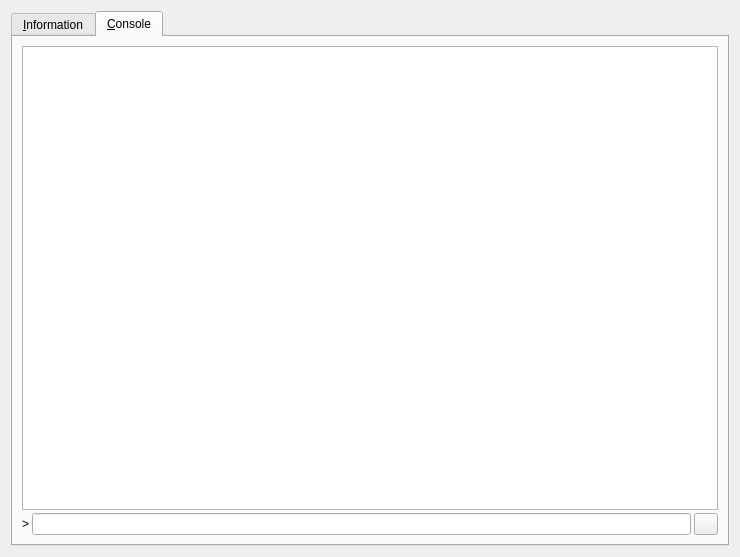
<?xml version="1.0" encoding="UTF-8"?>
<ui version="4.0">
 <class>RPCConsole</class>
 <widget class="QDialog" name="RPCConsole">
  <property name="geometry">
   <rect>
    <x>0</x>
    <y>0</y>
    <width>740</width>
    <height>557</height>
   </rect>
  </property>
  <property name="windowTitle">
   <string>Fibre - Debug window</string>
  </property>
  <property name="styleSheet">
   <string notr="true"/>
  </property>
  <layout class="QVBoxLayout" name="verticalLayout_2">
   <item>
    <widget class="QTabWidget" name="tabWidget">
     <property name="currentIndex">
      <number>1</number>
     </property>
     <widget class="QWidget" name="tab_info">
      <attribute name="title">
       <string>&amp;Information</string>
      </attribute>
      <layout class="QGridLayout" name="gridLayout" columnstretch="0,1,0,0">
       <property name="horizontalSpacing">
        <number>12</number>
       </property>
       <item row="12" column="0">
        <widget class="QLabel" name="label_2">
         <property name="text">
          <string>Last block time</string>
         </property>
        </widget>
       </item>
       <item row="9" column="0">
        <widget class="QLabel" name="label_10">
         <property name="font">
          <font>
           <weight>50</weight>
           <bold>false</bold>
          </font>
         </property>
         <property name="text">
          <string>Block chain</string>
         </property>
        </widget>
       </item>
       <item row="8" column="1">
        <widget class="QCheckBox" name="isTestNet">
         <property name="enabled">
          <bool>false</bool>
         </property>
         <property name="text">
          <string/>
         </property>
        </widget>
       </item>
       <item row="11" column="1">
        <widget class="QLabel" name="totalBlocks">
         <property name="cursor">
          <cursorShape>IBeamCursor</cursorShape>
         </property>
         <property name="text">
          <string>N/A</string>
         </property>
         <property name="textFormat">
          <enum>Qt::PlainText</enum>
         </property>
         <property name="textInteractionFlags">
          <set>Qt::LinksAccessibleByMouse|Qt::TextSelectableByKeyboard|Qt::TextSelectableByMouse</set>
         </property>
        </widget>
       </item>
       <item row="10" column="0">
        <widget class="QLabel" name="label_3">
         <property name="text">
          <string>Current number of blocks</string>
         </property>
        </widget>
       </item>
       <item row="7" column="1">
        <widget class="QLabel" name="numberOfConnections">
         <property name="cursor">
          <cursorShape>IBeamCursor</cursorShape>
         </property>
         <property name="text">
          <string>N/A</string>
         </property>
         <property name="textFormat">
          <enum>Qt::PlainText</enum>
         </property>
         <property name="textInteractionFlags">
          <set>Qt::LinksAccessibleByMouse|Qt::TextSelectableByKeyboard|Qt::TextSelectableByMouse</set>
         </property>
        </widget>
       </item>
       <item row="7" column="0">
        <widget class="QLabel" name="label_7">
         <property name="text">
          <string>Number of connections</string>
         </property>
        </widget>
       </item>
       <item row="10" column="1">
        <widget class="QLabel" name="numberOfBlocks">
         <property name="cursor">
          <cursorShape>IBeamCursor</cursorShape>
         </property>
         <property name="text">
          <string>N/A</string>
         </property>
         <property name="textFormat">
          <enum>Qt::PlainText</enum>
         </property>
         <property name="textInteractionFlags">
          <set>Qt::LinksAccessibleByMouse|Qt::TextSelectableByKeyboard|Qt::TextSelectableByMouse</set>
         </property>
        </widget>
       </item>
       <item row="8" column="0">
        <widget class="QLabel" name="label_8">
         <property name="text">
          <string>On testnet</string>
         </property>
        </widget>
       </item>
       <item row="11" column="0">
        <widget class="QLabel" name="label_4">
         <property name="text">
          <string>Estimated total blocks</string>
         </property>
        </widget>
       </item>
       <item row="4" column="2">
        <spacer name="horizontalSpacer">
         <property name="orientation">
          <enum>Qt::Horizontal</enum>
         </property>
         <property name="sizeHint" stdset="0">
          <size>
           <width>40</width>
           <height>20</height>
          </size>
         </property>
        </spacer>
       </item>
       <item row="1" column="2">
        <spacer name="horizontalSpacer_2">
         <property name="orientation">
          <enum>Qt::Horizontal</enum>
         </property>
         <property name="sizeHint" stdset="0">
          <size>
           <width>40</width>
           <height>20</height>
          </size>
         </property>
        </spacer>
       </item>
       <item row="2" column="2">
        <spacer name="horizontalSpacer_3">
         <property name="orientation">
          <enum>Qt::Horizontal</enum>
         </property>
         <property name="sizeHint" stdset="0">
          <size>
           <width>40</width>
           <height>20</height>
          </size>
         </property>
        </spacer>
       </item>
       <item row="3" column="2">
        <spacer name="horizontalSpacer_4">
         <property name="orientation">
          <enum>Qt::Horizontal</enum>
         </property>
         <property name="sizeHint" stdset="0">
          <size>
           <width>40</width>
           <height>20</height>
          </size>
         </property>
        </spacer>
       </item>
       <item row="4" column="0">
        <widget class="QLabel" name="label_12">
         <property name="text">
          <string>Build date</string>
         </property>
        </widget>
       </item>
       <item row="3" column="1">
        <widget class="QLabel" name="openSSLVersion">
         <property name="cursor">
          <cursorShape>IBeamCursor</cursorShape>
         </property>
         <property name="text">
          <string>N/A</string>
         </property>
         <property name="textFormat">
          <enum>Qt::PlainText</enum>
         </property>
         <property name="textInteractionFlags">
          <set>Qt::LinksAccessibleByMouse|Qt::TextSelectableByKeyboard|Qt::TextSelectableByMouse</set>
         </property>
        </widget>
       </item>
       <item row="0" column="0">
        <widget class="QLabel" name="label_9">
         <property name="font">
          <font>
           <weight>50</weight>
           <bold>false</bold>
          </font>
         </property>
         <property name="text">
          <string>Fibre Core</string>
         </property>
        </widget>
       </item>
       <item row="2" column="0">
        <widget class="QLabel" name="label_6">
         <property name="text">
          <string>Client version</string>
         </property>
        </widget>
       </item>
       <item row="1" column="0">
        <widget class="QLabel" name="label_5">
         <property name="text">
          <string>Client name</string>
         </property>
        </widget>
       </item>
       <item row="3" column="0">
        <widget class="QLabel" name="label_14">
         <property name="text">
          <string>Using OpenSSL version</string>
         </property>
         <property name="indent">
          <number>10</number>
         </property>
        </widget>
       </item>
       <item row="2" column="1">
        <widget class="QLabel" name="clientVersion">
         <property name="cursor">
          <cursorShape>IBeamCursor</cursorShape>
         </property>
         <property name="text">
          <string>N/A</string>
         </property>
         <property name="textFormat">
          <enum>Qt::PlainText</enum>
         </property>
         <property name="textInteractionFlags">
          <set>Qt::LinksAccessibleByMouse|Qt::TextSelectableByKeyboard|Qt::TextSelectableByMouse</set>
         </property>
        </widget>
       </item>
       <item row="1" column="1">
        <widget class="QLabel" name="clientName">
         <property name="cursor">
          <cursorShape>IBeamCursor</cursorShape>
         </property>
         <property name="text">
          <string>N/A</string>
         </property>
         <property name="textFormat">
          <enum>Qt::PlainText</enum>
         </property>
         <property name="textInteractionFlags">
          <set>Qt::LinksAccessibleByMouse|Qt::TextSelectableByKeyboard|Qt::TextSelectableByMouse</set>
         </property>
        </widget>
       </item>
       <item row="4" column="1">
        <widget class="QLabel" name="buildDate">
         <property name="cursor">
          <cursorShape>IBeamCursor</cursorShape>
         </property>
         <property name="text">
          <string>N/A</string>
         </property>
         <property name="textFormat">
          <enum>Qt::PlainText</enum>
         </property>
         <property name="textInteractionFlags">
          <set>Qt::LinksAccessibleByMouse|Qt::TextSelectableByKeyboard|Qt::TextSelectableByMouse</set>
         </property>
        </widget>
       </item>
       <item row="5" column="0">
        <widget class="QLabel" name="label_13">
         <property name="text">
          <string>Startup time</string>
         </property>
        </widget>
       </item>
       <item row="5" column="1">
        <widget class="QLabel" name="startupTime">
         <property name="cursor">
          <cursorShape>IBeamCursor</cursorShape>
         </property>
         <property name="text">
          <string>N/A</string>
         </property>
         <property name="textFormat">
          <enum>Qt::PlainText</enum>
         </property>
         <property name="textInteractionFlags">
          <set>Qt::LinksAccessibleByMouse|Qt::TextSelectableByKeyboard|Qt::TextSelectableByMouse</set>
         </property>
        </widget>
       </item>
       <item row="6" column="0">
        <widget class="QLabel" name="label_11">
         <property name="font">
          <font>
           <weight>50</weight>
           <bold>false</bold>
          </font>
         </property>
         <property name="text">
          <string>Network</string>
         </property>
        </widget>
       </item>
       <item row="6" column="2">
        <spacer name="horizontalSpacer_6">
         <property name="orientation">
          <enum>Qt::Horizontal</enum>
         </property>
         <property name="sizeHint" stdset="0">
          <size>
           <width>40</width>
           <height>20</height>
          </size>
         </property>
        </spacer>
       </item>
       <item row="5" column="2">
        <spacer name="horizontalSpacer_5">
         <property name="orientation">
          <enum>Qt::Horizontal</enum>
         </property>
         <property name="sizeHint" stdset="0">
          <size>
           <width>40</width>
           <height>20</height>
          </size>
         </property>
        </spacer>
       </item>
       <item row="12" column="1">
        <widget class="QLabel" name="lastBlockTime">
         <property name="cursor">
          <cursorShape>IBeamCursor</cursorShape>
         </property>
         <property name="text">
          <string>N/A</string>
         </property>
         <property name="textFormat">
          <enum>Qt::PlainText</enum>
         </property>
         <property name="textInteractionFlags">
          <set>Qt::LinksAccessibleByMouse|Qt::TextSelectableByKeyboard|Qt::TextSelectableByMouse</set>
         </property>
        </widget>
       </item>
       <item row="13" column="0">
        <spacer name="verticalSpacer_2">
         <property name="orientation">
          <enum>Qt::Vertical</enum>
         </property>
         <property name="sizeHint" stdset="0">
          <size>
           <width>20</width>
           <height>20</height>
          </size>
         </property>
        </spacer>
       </item>
       <item row="14" column="0">
        <widget class="QLabel" name="labelDebugLogfile">
         <property name="font">
          <font>
           <weight>50</weight>
           <bold>false</bold>
          </font>
         </property>
         <property name="text">
          <string>Debug log file</string>
         </property>
        </widget>
       </item>
       <item row="15" column="0">
        <widget class="QPushButton" name="openDebugLogfileButton">
         <property name="toolTip">
          <string>Open the Fibre debug log file from the current data directory. This can take a few seconds for large log files.</string>
         </property>
         <property name="text">
          <string>&amp;Open</string>
         </property>
         <property name="autoDefault">
          <bool>false</bool>
         </property>
        </widget>
       </item>
       <item row="16" column="0">
        <widget class="QLabel" name="labelCLOptions">
         <property name="font">
          <font>
           <weight>50</weight>
           <bold>false</bold>
          </font>
         </property>
         <property name="text">
          <string>Command-line options</string>
         </property>
        </widget>
       </item>
       <item row="17" column="0">
        <widget class="QPushButton" name="showCLOptionsButton">
         <property name="toolTip">
          <string>Show the Fibre-Qt help message to get a list with possible Fibre command-line options.</string>
         </property>
         <property name="text">
          <string>&amp;Show</string>
         </property>
         <property name="autoDefault">
          <bool>false</bool>
         </property>
        </widget>
       </item>
       <item row="18" column="0">
        <spacer name="verticalSpacer">
         <property name="orientation">
          <enum>Qt::Vertical</enum>
         </property>
         <property name="sizeHint" stdset="0">
          <size>
           <width>20</width>
           <height>40</height>
          </size>
         </property>
        </spacer>
       </item>
       <item row="8" column="2">
        <spacer name="horizontalSpacer_8">
         <property name="orientation">
          <enum>Qt::Horizontal</enum>
         </property>
         <property name="sizeHint" stdset="0">
          <size>
           <width>40</width>
           <height>20</height>
          </size>
         </property>
        </spacer>
       </item>
       <item row="7" column="2">
        <spacer name="horizontalSpacer_7">
         <property name="orientation">
          <enum>Qt::Horizontal</enum>
         </property>
         <property name="sizeHint" stdset="0">
          <size>
           <width>40</width>
           <height>20</height>
          </size>
         </property>
        </spacer>
       </item>
       <item row="9" column="2">
        <spacer name="horizontalSpacer_9">
         <property name="orientation">
          <enum>Qt::Horizontal</enum>
         </property>
         <property name="sizeHint" stdset="0">
          <size>
           <width>40</width>
           <height>20</height>
          </size>
         </property>
        </spacer>
       </item>
       <item row="10" column="2">
        <spacer name="horizontalSpacer_10">
         <property name="orientation">
          <enum>Qt::Horizontal</enum>
         </property>
         <property name="sizeHint" stdset="0">
          <size>
           <width>40</width>
           <height>20</height>
          </size>
         </property>
        </spacer>
       </item>
       <item row="11" column="2">
        <spacer name="horizontalSpacer_11">
         <property name="orientation">
          <enum>Qt::Horizontal</enum>
         </property>
         <property name="sizeHint" stdset="0">
          <size>
           <width>40</width>
           <height>20</height>
          </size>
         </property>
        </spacer>
       </item>
       <item row="12" column="2">
        <spacer name="horizontalSpacer_12">
         <property name="orientation">
          <enum>Qt::Horizontal</enum>
         </property>
         <property name="sizeHint" stdset="0">
          <size>
           <width>40</width>
           <height>20</height>
          </size>
         </property>
        </spacer>
       </item>
       <item row="15" column="2">
        <spacer name="horizontalSpacer_13">
         <property name="orientation">
          <enum>Qt::Horizontal</enum>
         </property>
         <property name="sizeHint" stdset="0">
          <size>
           <width>40</width>
           <height>20</height>
          </size>
         </property>
        </spacer>
       </item>
       <item row="16" column="2">
        <spacer name="horizontalSpacer_14">
         <property name="orientation">
          <enum>Qt::Horizontal</enum>
         </property>
         <property name="sizeHint" stdset="0">
          <size>
           <width>40</width>
           <height>20</height>
          </size>
         </property>
        </spacer>
       </item>
       <item row="17" column="2">
        <spacer name="horizontalSpacer_15">
         <property name="orientation">
          <enum>Qt::Horizontal</enum>
         </property>
         <property name="sizeHint" stdset="0">
          <size>
           <width>40</width>
           <height>20</height>
          </size>
         </property>
        </spacer>
       </item>
       <item row="15" column="3" rowspan="3">
        <widget class="QLabel" name="label_15">
         <property name="text">
          <string/>
         </property>
         <property name="pixmap">
          <pixmap resource="../bitcoin.qrc">:/images/Small_logo</pixmap>
         </property>
        </widget>
       </item>
      </layout>
     </widget>
     <widget class="QWidget" name="tab_console">
      <attribute name="title">
       <string>&amp;Console</string>
      </attribute>
      <layout class="QVBoxLayout" name="verticalLayout_3">
       <property name="spacing">
        <number>3</number>
       </property>
       <item>
        <widget class="QTextEdit" name="messagesWidget">
         <property name="minimumSize">
          <size>
           <width>0</width>
           <height>100</height>
          </size>
         </property>
         <property name="readOnly">
          <bool>true</bool>
         </property>
         <property name="tabKeyNavigation" stdset="0">
          <bool>false</bool>
         </property>
         <property name="columnCount" stdset="0">
          <number>2</number>
         </property>
        </widget>
       </item>
       <item>
        <layout class="QHBoxLayout" name="horizontalLayout">
         <property name="spacing">
          <number>3</number>
         </property>
         <item>
          <widget class="QLabel" name="label">
           <property name="text">
            <string notr="true">&gt;</string>
           </property>
          </widget>
         </item>
         <item>
          <widget class="QLineEdit" name="lineEdit"/>
         </item>
         <item>
          <widget class="QPushButton" name="clearButton">
           <property name="maximumSize">
            <size>
             <width>24</width>
             <height>24</height>
            </size>
           </property>
           <property name="toolTip">
            <string>Clear console</string>
           </property>
           <property name="text">
            <string/>
           </property>
           <property name="icon">
            <iconset resource="../bitcoin.qrc">
             <normaloff>:/icons/remove</normaloff>:/icons/remove</iconset>
           </property>
           <property name="shortcut">
            <string notr="true">Ctrl+L</string>
           </property>
           <property name="autoDefault">
            <bool>false</bool>
           </property>
          </widget>
         </item>
        </layout>
       </item>
      </layout>
     </widget>
    </widget>
   </item>
  </layout>
 </widget>
 <resources>
  <include location="../bitcoin.qrc"/>
 </resources>
 <connections/>
</ui>
